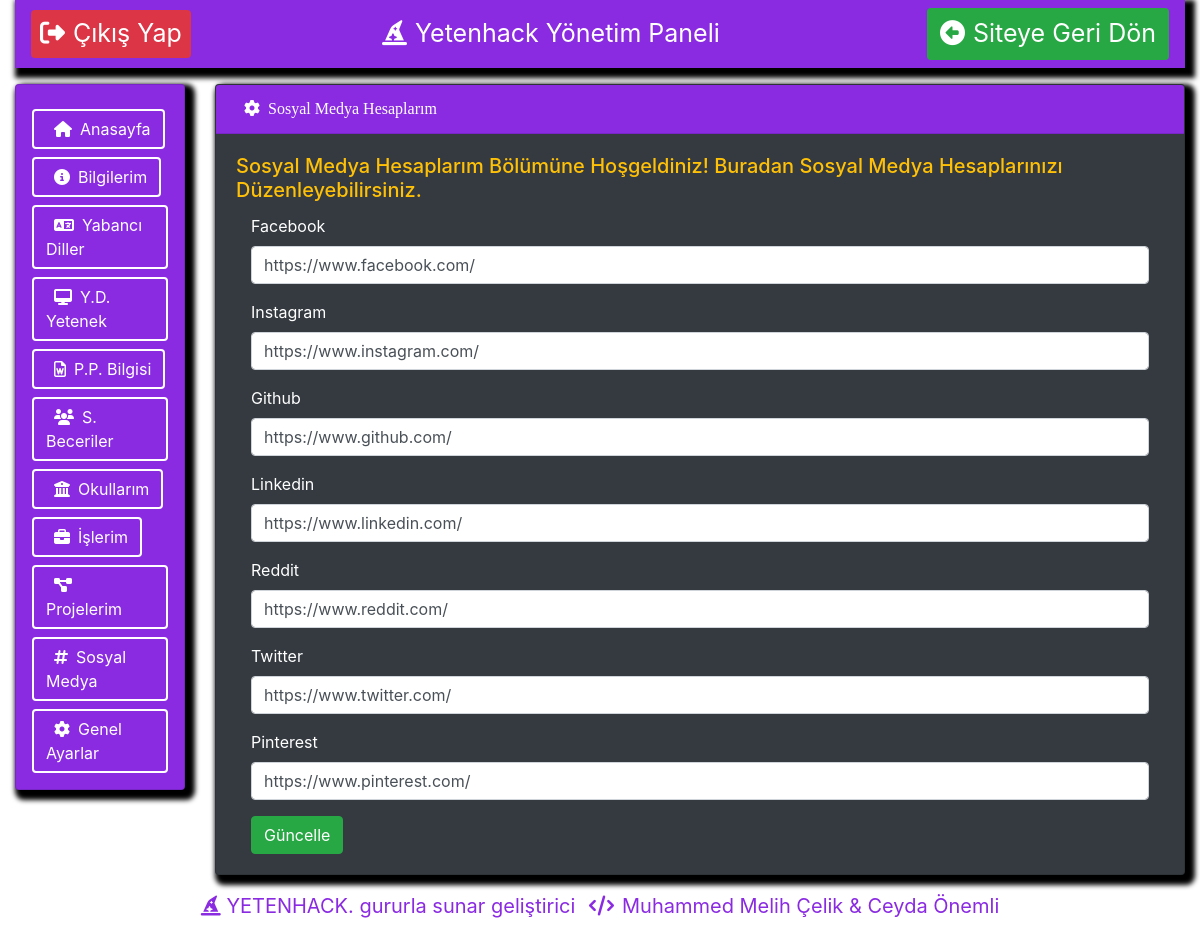
The page /Proje/yetenhack/sosyalmedya.php (signed in) on the database its author committed.
### tables this page shows
CREATE TABLE `sosyalmedya` ( 
	`sosyal_id` Int( 10 ) AUTO_INCREMENT NOT NULL,
	`sosyal_github` VarChar( 50 ) NOT NULL,
	`sosyal_linkedin` VarChar( 50 ) NOT NULL,
	`sosyal_facebook` VarChar( 50 ) NOT NULL,
	`sosyal_reddit` VarChar( 50 ) NOT NULL,
	`sosyal_instagram` VarChar( 50 ) NOT NULL,
	`sosyal_twitter` VarChar( 50 ) NOT NULL,
	`sosyal_pinterest` VarChar( 50 ) NOT NULL,
	`kullanici_id` Int( 11 ) NULL DEFAULT NULL,
	PRIMARY KEY ( `sosyal_id` ) )
CHARACTER SET = utf8mb4
COLLATE = utf8mb4_general_ci;

### Proje/yetenhack/sosyalmedya.php (the view, shortened to what this page needs)
<?php include 'yonetimpaneli_ustkisim.php'; ?>
<?php include 'yonetimpaneli_solmenu.php'; ?>
<div class="col-lg-10">
          <?php
              $id = 1;
              $sorgu = $db->prepare("SELECT *FROM sosyalmedya");
              $sorgu->execute();
              $sosyalmedyacek = $sorgu->fetch(PDO::FETCH_ASSOC);
          ?>
                    <div class="card bg-dark text-white mb-3 mt-3 icerik">
                      <div class="card-header ustbilgi"><i class="fas fa-cog mx-2"></i>Sosyal Medya Hesaplarım</div>
                      <div class="card-body">
                        <h5 class="card-title text-warning">Sosyal Medya Hesaplarım Bölümüne Hoşgeldiniz!
                          Buradan Sosyal Medya Hesaplarınızı Düzenleyebilirsiniz.
                        </h5>
                        <form class="form-horizontal" role="form" action="islem.php?sosyal_id=<?php echo $id; ?>" method="POST">
										  <div class="form-group">
										    <label for="inputEmail3" class="col-sm-2 control-label">Facebook</label>
										    <div class="col-sm-12">
										      <input name="sosyal_facebook" type="text" class="form-control" value="<?php echo $sosyalmedyacek["sosyal_facebook"] ;?>">
										    </div>
                      </div>
										  <div class="form-group">
										    <label for="inputPassword3" class="col-sm-2 control-label">Instagram</label>
										    <div class="col-sm-12">
										      <input name="sosyal_instagram" type="text" class="form-control" value="<?php echo $sosyalmedyacek["sosyal_instagram"] ;?>">
										    </div>
                      </div>
                      <div class="form-group">
										    <label for="inputPassword3" class="col-sm-2 control-label">Github</label>
										    <div class="col-sm-12">
										      <input name="sosyal_github" type="text" class="form-control" value="<?php echo $sosyalmedyacek["sosyal_github"] ;?>">
										    </div>
                      </div>
                      <div class="form-group">
										    <label for="inputPassword3" class="col-sm-2 control-label">Linkedin</label>
										    <div class="col-sm-12">
										      <input name="sosyal_linkedin" type="text" class="form-control" value="<?php echo $sosyalmedyacek["sosyal_linkedin"] ;?>">
										    </div>
                      </div>
                      <div class="form-group">
										    <label for="inputPassword3" class="col-sm-2 control-label">Reddit</label>
										    <div class="col-sm-12">
										      <input name="sosyal_reddit" type="text" class="form-control" value="<?php echo $sosyalmedyacek["sosyal_reddit"] ;?>">
										    </div>
                      </div>
                      <div class="form-group">
										    <label for="inputPassword3" class="col-sm-2 control-label">Twitter</label>
										    <div class="col-sm-12">
										      <input name="sosyal_twitter" type="text" class="form-control" value="<?php echo $sosyalmedyacek["sosyal_twitter"] ;?>">
										    </div>
										  </div>
                      <div class="form-group">
										    <label for="inputPassword3" class="col-sm-2 control-label">Pinterest</label>
										    <div class="col-sm-12">
										      <input name="sosyal_pinterest" type="text" class="form-control" value="<?php echo $sosyalmedyacek["sosyal_pinterest"] ;?>">
										    </div>
										  </div>
                      <div class="col-md-4">
                        <button name="sosyalmedya" class="btn btn-success pull-right">Güncelle</button>
                      </div>
										</form>
                      </div>
                    </div>
                  </div>
                </div>
              </div>
<?php include 'yonetimpaneli_altkisim.php' ?>

### Proje/yetenhack/stil/yonetimpaneliicerik.css (style rules this page uses)
.icerik { -webkit-box-shadow: 5px 5px 5px 5px black; -moz-box-shadow: 5px 5px 5px 5px black; box-shadow: 5px 5px 5px 5px black; }
.ustbilgi { background-color: blueviolet; font-family: cursive; }

### rows shown on the page
sosyalmedya: sosyal_facebook "https://www.facebook.com/", sosyal_instagram "https://www.instagram.com/", sosyal_github "https://www.github.com/", sosyal_linkedin "https://www.linkedin.com/", sosyal_reddit "https://www.reddit.com/", sosyal_twitter "https://www.twitter.com/", sosyal_pinterest "https://www.pinterest.com/"
